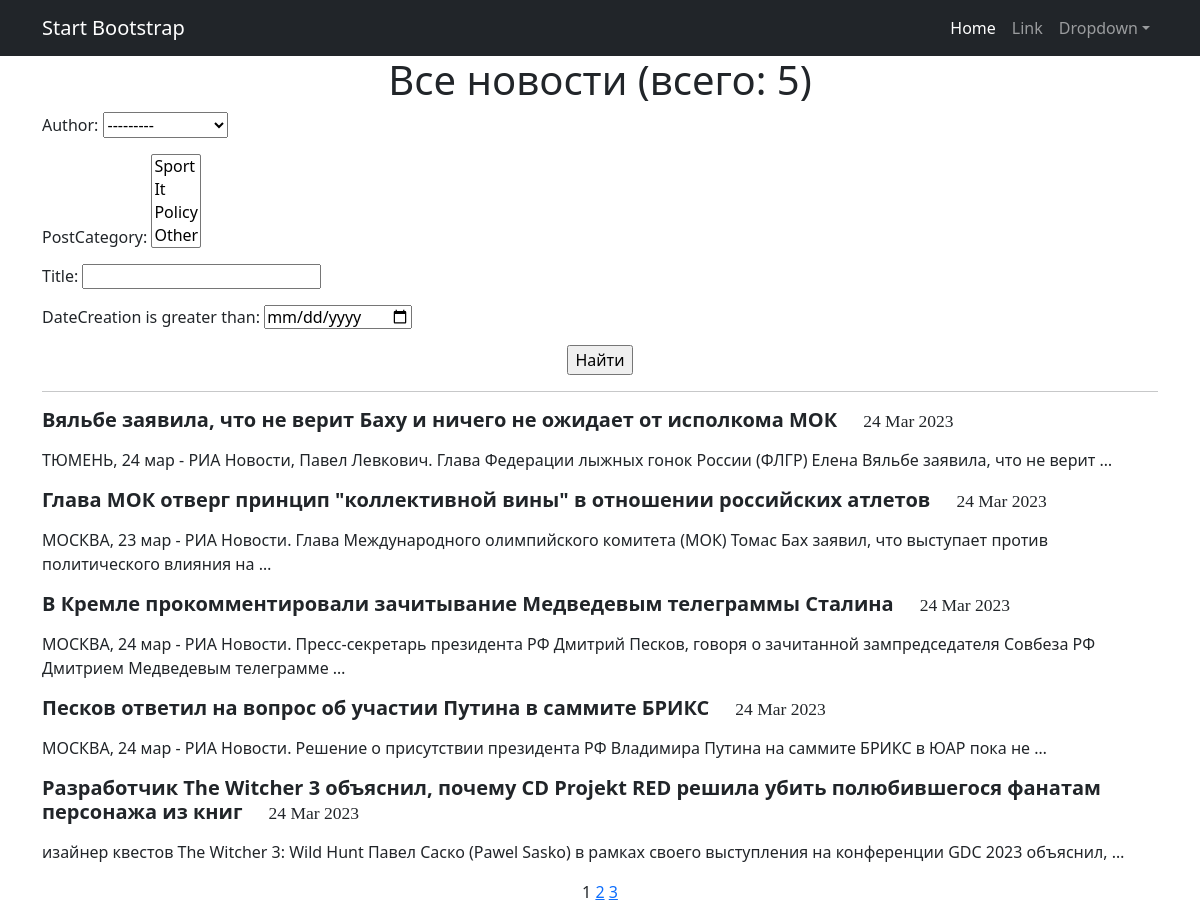
/posts/, run on the app's committed database.
### news/models.py (models this page shows, shortened)
class Post(models.Model):
    author = models.ForeignKey(Author, on_delete=models.CASCADE)
    NEWS = 'NW'
    ARTICLE = 'AR'
    CATEGORY_CHOICES = (
        (NEWS, 'Новость'),
        (ARTICLE, 'Статья'),
    )
    categoryType = models.CharField(max_length=2, choices=CATEGORY_CHOICES, default=ARTICLE)
    dateCreation = models.DateTimeField(auto_now=True)
    postCategory = models.ManyToManyField(Category, through='PostCategory')
    title = models.CharField(max_length=128)
    text = models.TextField()
    rating = models.SmallIntegerField(default=0)
    related_name = 'posts',

### news/views.py (the view)
# urls.py: path('', PostList.as_view(), name = 'post_list'),
class PostList(ListView):
    model = Post
    ordering = 'dateCreation'
    template_name = 'flatpages/products.html'
    context_object_name = 'posts'
    paginate_by = 5
    def get_queryset(self):
        queryset = super().get_queryset()
        self.filterset = PostFilter(self.request.GET, queryset)
        return self.filterset.qs
    def get_context_data(self, **kwargs):
        context = super().get_context_data(**kwargs)
        context['filterset'] = self.filterset
        return context

### news/models.py (called while the page is built)
    def __str__(self):
        return f'{self.authorUser.username}'

    def __str__(self):
        return self.name.title()

### news/templatetags/custom_filters.py (called while the page is built)
@register.filter()
def censor(text):
    bad_words = ('заявили', 'безопасности', 'США', 'конфликт', 'берегу', 'военнослужащими', 'Федеральным', 'Украине' )
    for word in text.split():
        if word.lower() in bad_words:
            text = text.replace(word, f"{word[0]}{'*' * (len(word) - 1)}")
    return text

### templates/flatpages/products.html (shortened to what this page needs)
{% extends 'flatpages/default.html' %}
{% load custom_filters %}
{% block content %}
   <h1>Все новости (всего: {{ posts|length }})</h1>
    <form action="" method="get">
        <div align="left"><h6>{{ filterset.form.as_p }}</h6></div>
        <input type="submit" value="Найти" >
    </form>
    <hr>
    {% if posts %}
        <table>
            {% for post in posts %}
            <tr>
                <h5><p align="left"><strong>{{ post.title|censor}}</strong> &nbsp &nbsp <small><span style= "font-family: American Typewriter">{{ post.dateCreation|date:'d M Y' }}</span></small></p></h5>
                <p align="left">{{ post.text|truncatewords:20|censor }}</p>
            </tr>
            {% endfor %}
        </table>
    {% else %}
        <h2>Новостей нет!</h2>
    {% endif %}
    {{ page_obj.number }}
    {% if page_obj.has_next %}
        <a href="?page={{ page_obj.next_page_number }}">{{ page_obj.next_page_number }}</a>
        {% if paginator.num_pages != page_obj.next_page_number %}
            <a href="?page={{ page_obj.paginator.num_pages }}">{{ page_obj.paginator.num_pages }}</a>
        {% endif %}
    {% endif %}
{% endblock content %}

### data on the page
Post: title|censor "Вяльбе заявила, что не верит Баху и ничего не ожидает от исполкома МОК", dateCreation "24 Mar 2023", text|censor "ТЮМЕНЬ, 24 мар - РИА Новости, Павел Левкович. Глава Федерации лыжных гонок России (ФЛГР) Елена Вяльбе заявила, что не верит …"
Post: title|censor "Глава МОК отверг принцип \"коллективной вины\" в отношении российских атлетов", dateCreation "24 Mar 2023", text|censor "МОСКВА, 23 мар - РИА Новости. Глава Международного олимпийского комитета (МОК) Томас Бах заявил, что выступает против политического влияния на …"
Post: title|censor "В Кремле прокомментировали зачитывание Медведевым телеграммы Сталина", dateCreation "24 Mar 2023", text|censor "МОСКВА, 24 мар - РИА Новости. Пресс-секретарь президента РФ Дмитрий Песков, говоря о зачитанной зампредседателя Совбеза РФ Дмитрием Медведевым телеграмме …"
Post: title|censor "Песков ответил на вопрос об участии Путина в саммите БРИКС", dateCreation "24 Mar 2023", text|censor "МОСКВА, 24 мар - РИА Новости. Решение о присутствии президента РФ Владимира Путина на саммите БРИКС в ЮАР пока не …"
Post: title|censor "Разработчик The Witcher 3 объяснил, почему CD Projekt RED решила убить полюбившегося фанатам персонажа из книг", dateCreation "24 Mar 2023", text|censor "изайнер квестов The Witcher 3: Wild Hunt Павел Саско (Pawel Sasko) в рамках своего выступления на конференции GDC 2023 объяснил, …"

### other printed values
{{ posts|length }} "5"
{{ page_obj.number }} "1"
{{ page_obj.next_page_number }} "2"
{{ page_obj.paginator.num_pages }} "3"
